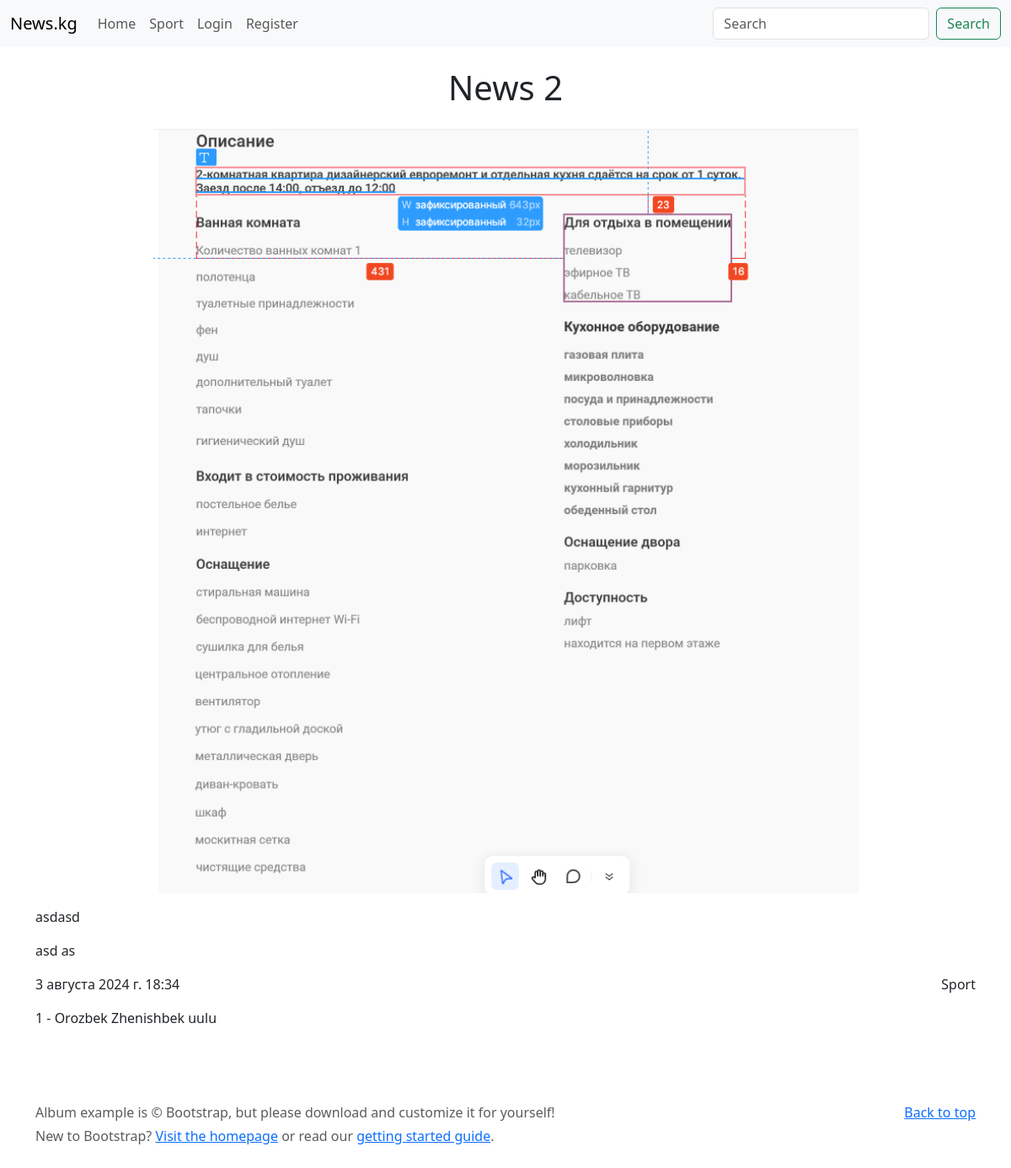
/news/2/, run on an earlier commit of the app's database.
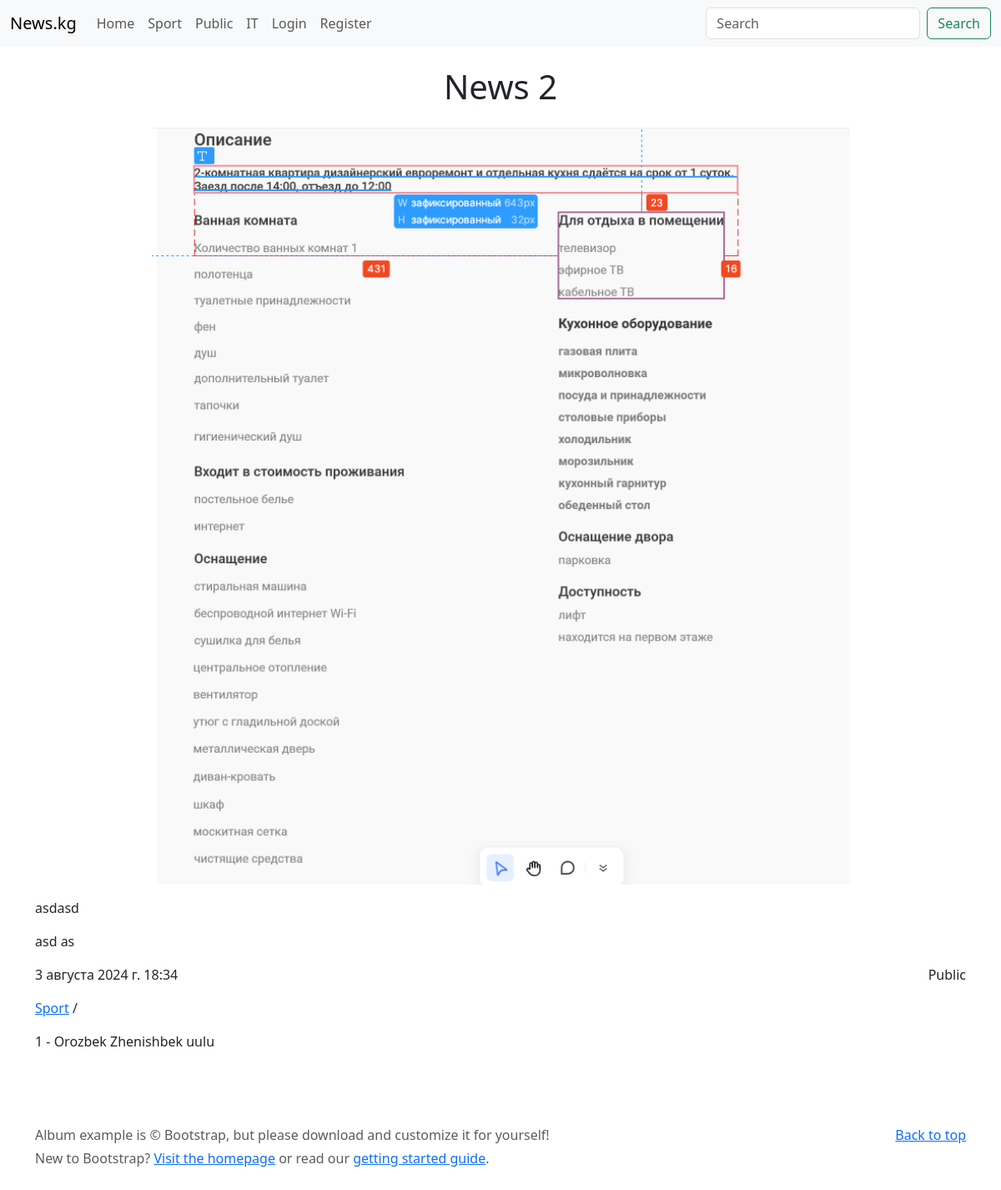
And on a later commit of the database.
### news/models.py (models this page shows, shortened)
class Category(models.Model):
    class Meta:
        verbose_name = 'категория'
        verbose_name_plural = 'категории'
    name = models.CharField(verbose_name='название', max_length=100)

class News(models.Model):
    class Meta:
        verbose_name = 'новость'
        verbose_name_plural = 'новости'
    name = models.CharField(verbose_name='название', max_length=100, validators=[min_length_validator])
    image = models.ImageField(verbose_name='изображение', upload_to=news_image_upload_to)
    category = models.ForeignKey(
        'news.Category', on_delete=models.PROTECT, related_name='news', verbose_name='категория')
    tags = models.ManyToManyField('news.Tag', related_name='news', verbose_name='теги')
    description = models.CharField(verbose_name='описание', max_length=300)
    content = models.TextField(verbose_name='контент')
    date = models.DateTimeField(verbose_name='дата добавление', auto_now_add=True)
    views = models.IntegerField(verbose_name='просмотры', default=0, validators=[MinValueValidator(0), MaxValueValidator(100000)])
    author = models.ForeignKey('auth.User', on_delete=models.CASCADE, related_name='news', verbose_name='автор')
    is_published = models.BooleanField(verbose_name='публичность', default=True)

class Tag(models.Model):
    class Meta:
        verbose_name = 'тег'
        verbose_name_plural = 'теги'
    name = models.CharField(verbose_name='название', max_length=100)

### news/views.py (the view)
# urls.py: path('<int:id>/', views.detail_news, name='detail_news'),
def detail_news(request, id):
    news = get_object_or_404(News, id=id)
    if request.user.is_authenticated:
        user = request.user
        if user != news.author:
            news.views += 1
    else:
        news.views += 1
    news.save()
    return render(request, 'detail_news.html', {'news': news})

### news/templatetags/custom_tags.py (called while the page is built)
@register.simple_tag()
def get_categories():
    return Category.objects.all()

### templates/detail_news.html (shortened to what this page needs)
{% extends 'base.html' %}
{% block content %}
    <h1 class="text-center mb-4">{{ news.name }}</h1>
    <p class="text-center">
        <img src="{{ news.image.url }}" class="w-75" alt="">
    </p>
    <p>{{ news.description }}</p>
    <p>{{ news.content }}</p>
    <p  class="d-flex justify-content-between">
        <span>{{ news.date }}</span>
        <span>{{ news.category.name }}</span>
    </p>
    <p>
        {% for tag in news.tags.all %}
                <a href="#">{{ tag.name }}</a> /
        {% endfor %}
        </p>
    <p>
        {{ news.views }} - {{ news.author.first_name }} {{ news.author.last_name }}
    </p>
{% endblock content %}

### templates/components/nav_categories.html
{% load custom_tags %}
{% get_categories as categories %}
{% for category in categories %}
    <li class="nav-item">
        <a class="nav-link" href="{% url 'main' %}?category={{ category.id }}">{{ category.name }}</a>
    </li>
{% endfor %}

What changed in the data, as far as the page shows it:
added Category: name "Public"
added Category: name "IT"
changed News "News 2": category.name "Sport" → "Public"
now on this page (row unchanged): Tag: name "Sport"
